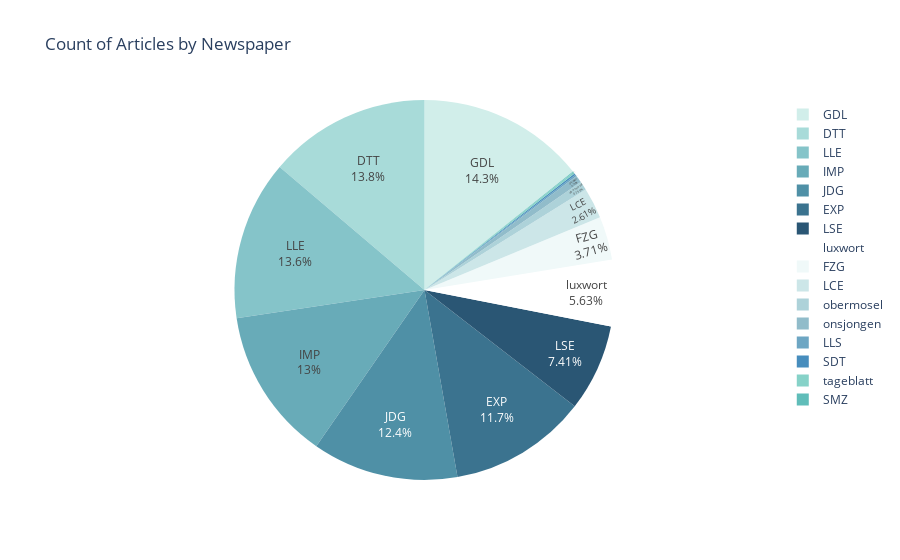

The notebook cell this image was saved under:
### Markdown cell above
You can also plot a pie chart with the exact same values.

### Code cell
# Pie charts will have 'names' and 'values' instead of axis x and y
fig = px.pie(newspaper_counts, names='newspaper', values='count', title='Count of Articles by Newspaper', color_discrete_sequence=sequential.Teal)

# Layout options to improve readability: include text inside chart. Also include %
fig.update_traces(textposition='inside', textinfo='percent+label')

# Show figure
fig.show()

### Figure 1 — Plotly figure (JSON) as saved in the notebook; plotly's stock layout.template omitted (floating-point values rounded to 4 significant figures)
{"data": [{"domain": {"x": [0, 1], "y": [0, 1]}, "hovertemplate": "newspaper=%{label}<br>count=%{value}<extra></extra>", "labels": ["GDL", "DTT", "LLE", "IMP", "JDG", "EXP", "LSE", "luxwort", "FZG", "LCE", "obermosel", "onsjongen", "LLS", "SDT", "tageblatt", "SMZ"], "legendgroup": "", "name": "", "showlegend": true, "textinfo": "percent+label", "textposition": "inside", "type": "pie", "values": [208, 201, 198, 189, 181, 171, 108, 82, 54, 38, 11, 9, 2, 2, 2, 1]}], "layout": {"legend": {"tracegroupgap": 0}, "piecolorway": ["rgb(209, 238, 234)", "rgb(168, 219, 217)", "rgb(133, 196, 201)", "rgb(104, 171, 184)", "rgb(79, 144, 166)", "rgb(59, 115, 143)", "rgb(42, 86, 116)"], "title": {"text": "Count of Articles by Newspaper"}}}
